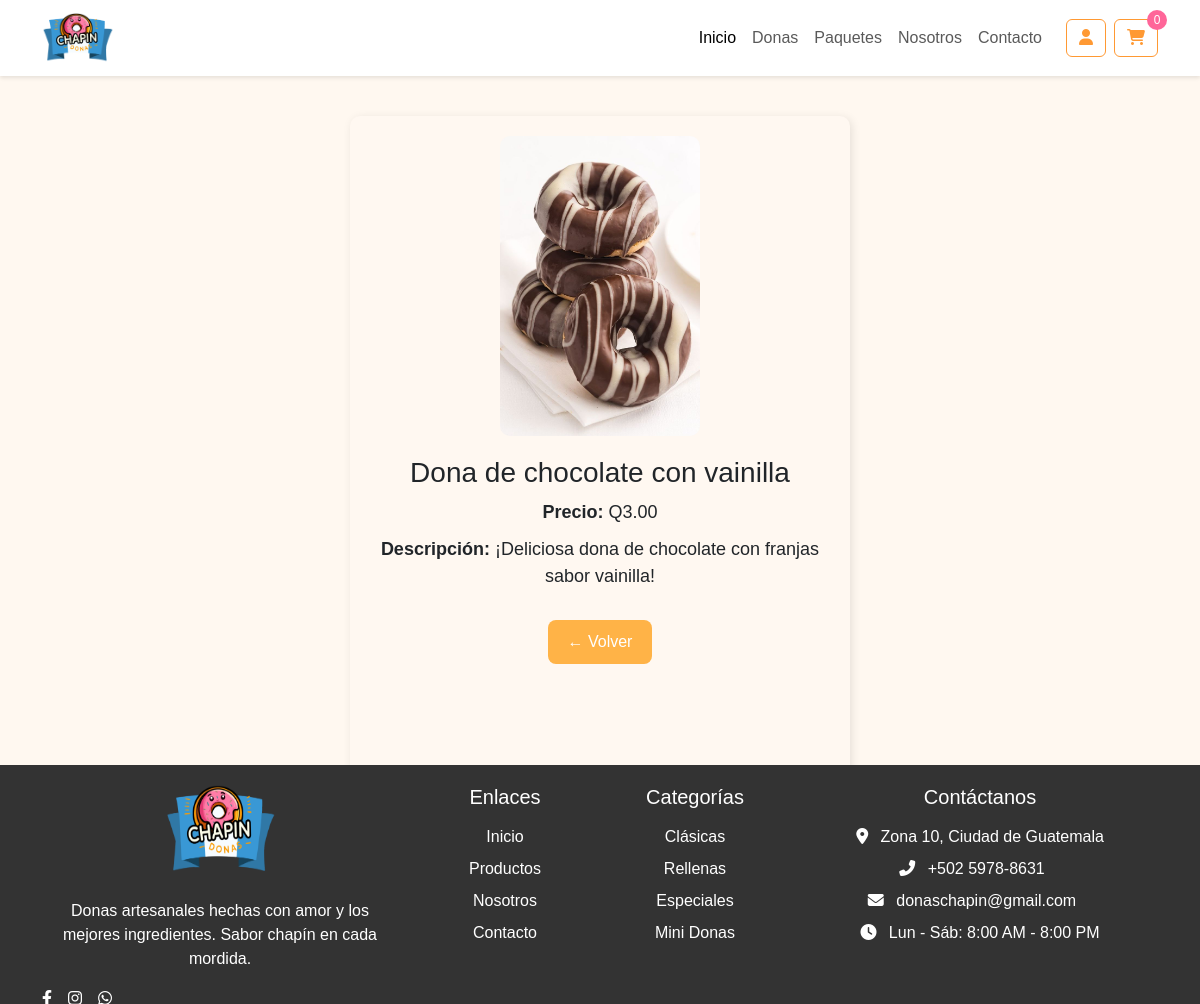
The page /productos/ver_producto.php?id=23 on the database its author committed.
### tables this page shows
CREATE TABLE `productos` (
  `id` int NOT NULL AUTO_INCREMENT,
  `nombre` varchar(100) NOT NULL,
  `precio` decimal(10,2) NOT NULL,
  `descripcion` text,
  `imagen` varchar(255) DEFAULT NULL,
  PRIMARY KEY (`id`)
);

### productos/ver_producto.php (the view, shortened to what this page needs)
<?php
include '../includes/db.php';
include '../includes/header.php';
$id = intval($_GET['id']);
$query = "SELECT * FROM productos WHERE id = $id";
$resultado = mysqli_query($conexion, $query);
$producto = mysqli_fetch_assoc($resultado);
?>
<!DOCTYPE html>
<html lang="es">
<head>
</head>
<body>
<div class="detalle-producto">
    <img src="../images/img_productos<?php echo $producto['imagen']; ?>" alt="<?php echo $producto['nombre']; ?>">
    <h2><?php echo $producto['nombre']; ?></h2>
    <p><strong>Precio:</strong> Q<?php echo number_format($producto['precio'], 2); ?></p>
    <p><strong>Descripción:</strong> <?php echo nl2br($producto['descripcion']); ?></p>
    <a class="btn-volver" href="index.php">← Volver</a>
</div>
<?php include '../includes/footer.php'; ?>
</body>
</html>

### includes/header.php (style rules this page uses)
:root { --primary-color: #ff9933; --secondary-color: #ff6699; --dark-color: #333333; --light-color: #ffffff; }
body { font-family: 'Poppins', sans-serif; background-color: #fff8f0; }

### productos/ver_producto.php (style rules this page uses)
.detalle-producto { max-width: 500px; margin: 40px auto; padding: 20px; Background: #fff8f1; border-radius: 10px; box-shadow: 2px 2px 10px rgba(0,0,0,0.1); text-align: center; padding-bottom: 300px; }
.detalle-producto img { max-width: 200px; border-radius: 10px; }
.detalle-producto h2 { margin-top: 20px; font-size: 28px; }
.detalle-producto p { font-size: 18px; margin: 10px 0; }
.btn-volver { display: inline-block; margin-top: 20px; background-color: #ffb347; color: white; padding: 10px 20px; border-radius: 8px; text-decoration: none; }

### rows shown on the page
productos: imagen (picture), nombre "Dona de chocolate con vainilla", precio "3.00", descripcion "¡Deliciosa dona de chocolate con franjas sabor vainilla!"
